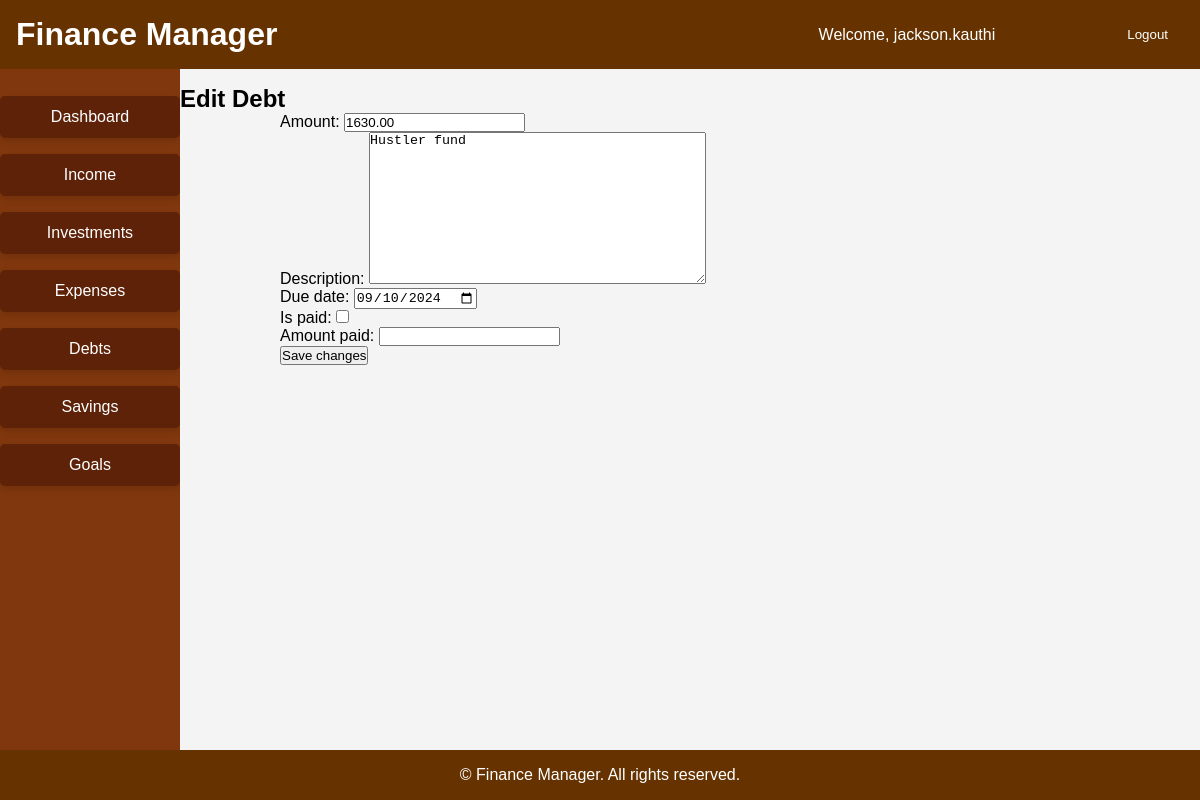
The app's page /debt/edit/34/ (signed in), older data.
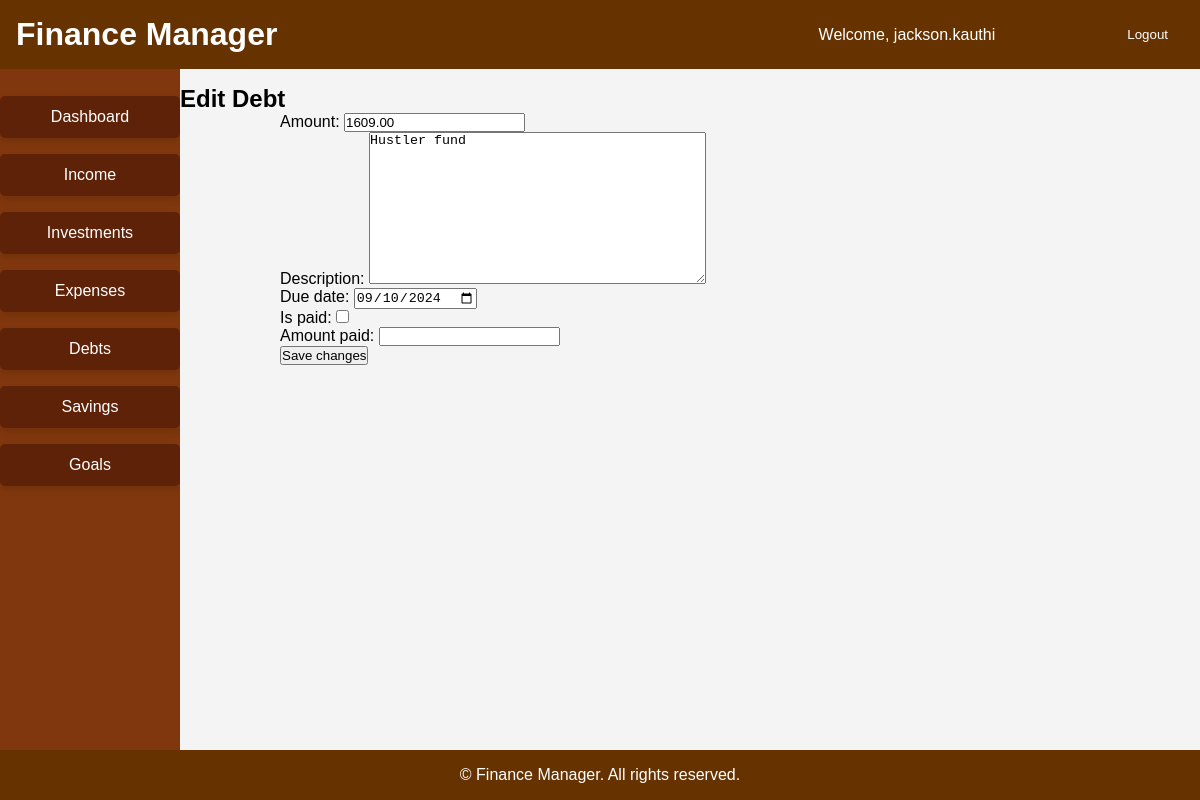
The same page, newer data.
### debt/models.py (models this page shows, shortened)
class Debt(models.Model):
    user = models.ForeignKey(User, on_delete=models.CASCADE)
    amount = models.DecimalField(max_digits=10, decimal_places=2)
    description = models.TextField(blank=True, null=True)
    created_at = models.DateTimeField(auto_now_add=True)
    due_date = models.DateField()
    is_paid = models.BooleanField(default=False)
    amount_paid = models.DecimalField(max_digits=10, decimal_places=2, null=True, blank=True)

### debt/views.py (the view)
# urls.py: path('edit/<int:pk>/', views.edit_debt, name='edit_debt'),  # Changed name to edit_debt
@login_required
def edit_debt(request, pk):
    debt = get_object_or_404(Debt, pk=pk, user=request.user)
    if request.method == 'POST':
        form = DebtForm(request.POST, instance=debt)
        if form.is_valid():
            form.save()
            return redirect('debt_list')
    else:
        form = DebtForm(instance=debt)
    return render(request, 'debt/edit_debt.html', {'form': form})

### debt/form.py
class DebtForm(forms.ModelForm):
    class Meta:
        model = Debt
        fields = ['amount', 'description', 'due_date', 'is_paid', 'amount_paid']
        widgets = {
            'due_date': forms.DateInput(attrs={'type': 'date'}),
        }

### templates/debt/edit_debt.html (shortened to what this page needs)
{% extends 'base.html' %}
{% block content %}
<h2>Edit Debt</h2>
<form method="post">
    {{ form.as_p }}
    <button type="submit">Save changes</button>
</form>
{% endblock %}

Row changes from the older to the newer data that the page shows:
changed Debt "Hustler fund": amount "1630.00" → "1609.00"
